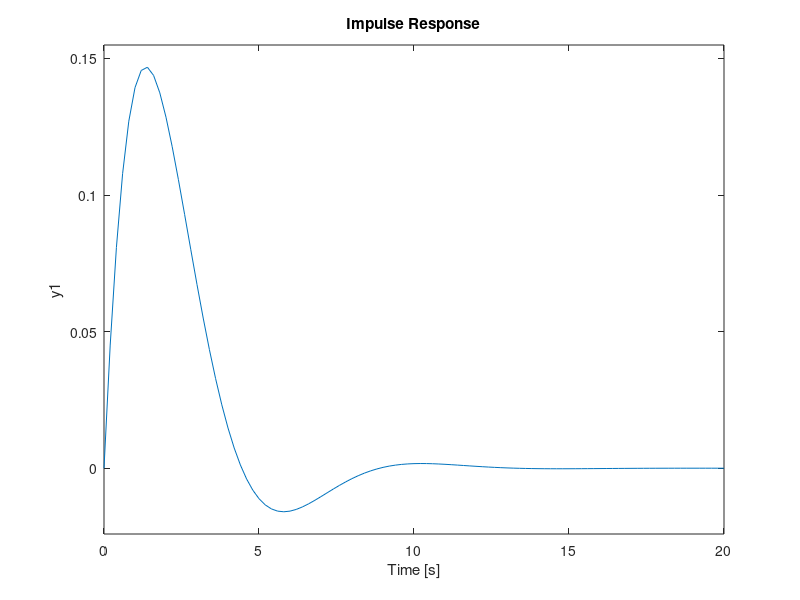
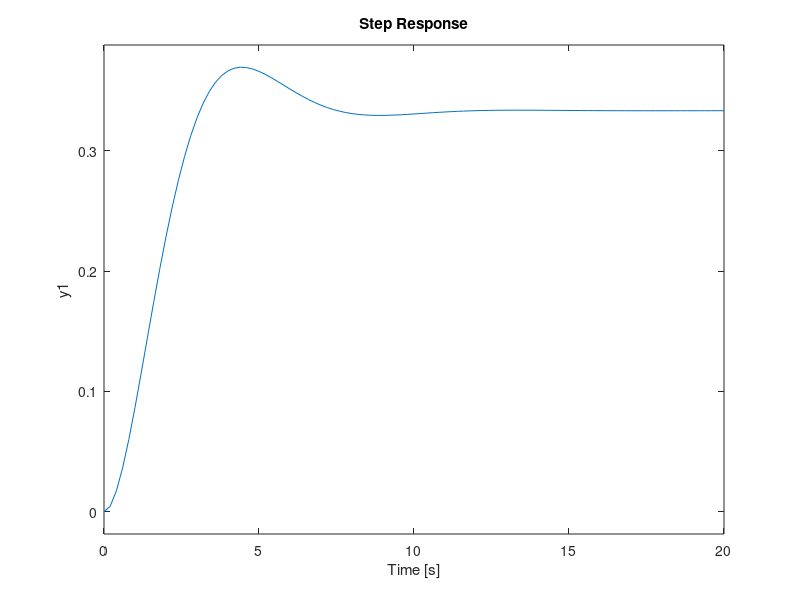
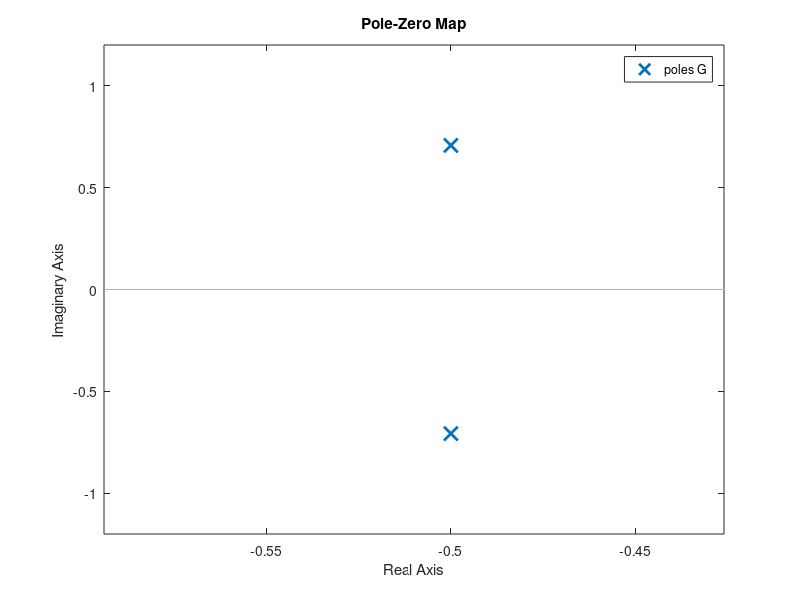
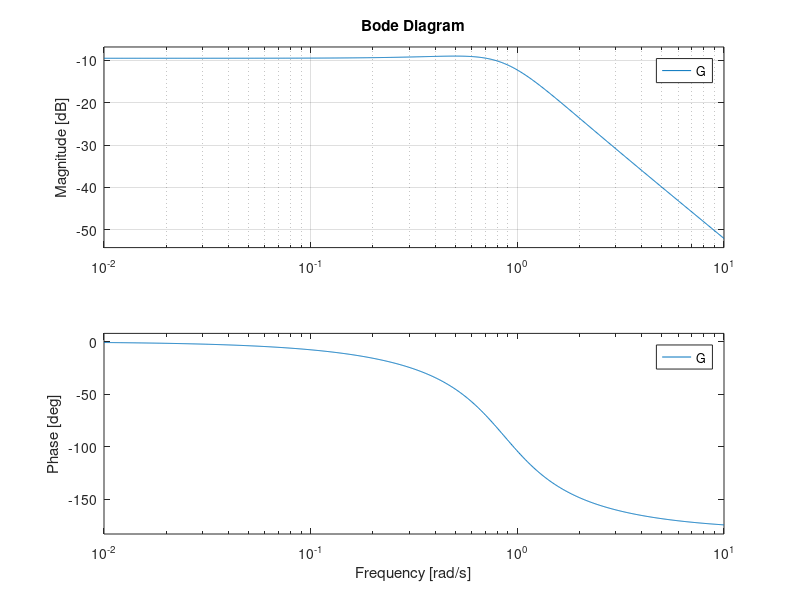

Recreate these plots in MATLAB, in order. (Note: this script raises an error after producing the figures.)
%ELE515 ÖDEV3 Doruk Bilgi 221211041
close all;
clear all;
clc;
%SORU1
%SORU1-a)
%Sistemin durum uzayı gösterimi ve transfer fonksiyonu hesaplanmıştır.
%[dVC1/dt;diL1/dt]=[-1/C1*R1 -1/C1;1/L1 -R2/L1]*[VC1;iL1]+[1/C1*R1;0]*V1;
%VR2=[0 R2][VC1;iL1]+[0]V1;
%TF = (R2/L1*R1*C1)/(s^2+s*((L1+R1*R2*C1)/L1*C1*R1)+(R1+R2/L1*R1*C1))
%Sorunun devamında R1 = 2, R2 = 1, C1 = 1, L1 = 2 değerleri kullanılmaktadır. 

%SORU1-b)
R1 = 2;%R1 parametresi.
R2 = 1;%R2 parametresi.
C1 = 1;%C1 parametresi.
L1 = 2;%L1 parametresi.
Am = [-1/(C1*R1) -1/C1;1/L1 -R2/L1];
Bm = [1/(C1*R1);0];
Cm = [0 R2];
Dm = 0;
G = ss(Am,Bm,Cm,Dm);%Durum uzayı gösteriminin G'ye kaydedilmesi.
Gtf=tf(G);%G durum uzayının transfer fonksiyonu Gtf. Elle elde edilmiş sonuç ile tutarlıdır.
impulse(G);%Birim dürtü cevabının çizdirilmesi.
grid;
figure;
step(G);%Birim basamak cevabının çizdirilmesi.
grid;
figure;
pzmap(G);%Kutup ve sıfırlarının çizdirilmesi.
grid;
figure;
bode(G);%Bode grafiğinin çizdirilmesi. Frekans Cevabı.
grid;

%SORU1-c)
%sisotool(G);%sisotool ile istenilen değerlerde pid kontrolcü 
%tasarlanmıştır ve export edilmiştir. Tasarlanan kontrolcü
%2.9165*(1+1.2*s)*(1+1.3*s)/(s*(1+0.33*s)) şeklindedir.
s=tf('s');
C_SORU1_PID=2.9165*(1+1.2*s)*(1+1.3*s)/(s*(1+0.33*s));%PID kontrolcü.
%pid(C_SORU1_PID);%Tasarlanmış olan kontrolcünün katsayıları komut ekranında gösterilmektedir. D terimi için filtre de kullanılmıştır.
GclSORU1PID = feedback(G*C_SORU1_PID,1);%GclSORU1PID Kapalı çevrim sisteminin oluşturulması.
figure;
step(GclSORU1PID);%GclSORU1PID Kapalı çevrim sisteminin birim basamak cevabının çizdirilmesi.
legend('GclSORU1PID (PID kontrolcü (c))');%Eğrinin isimlendirilmesi.
grid;
% figure;
% impulse(GclSORU1PID);%GclSORU1LQI Kapalı çevrim sisteminin birim dürtü cevabının çizdirilmesi.
% grid;
% n = length(GclSORU1PID.A); % Durum vektörü sayısı
% initial(GclSORU1PID,ones(n,1)); % İlk durum cevabını çizdir

%SORU1-d)
%LQI kontrolcü ile c) şıkkının tekrarlanması.
%doc lqi blok diyagram incelenmiştir.
Q=10*eye(3);%Regülasyonun hızlanması için "Q" arttırılmalı.(2 sistem durumu + 1 integralci durumu)
R=1;%Az enerji harcanması için "R" arttırılmalı.  
K=lqi(G,Q,R);%Kazanç matrisinin oluşturulması.
K1=K(1:2);%Sistem durumlarının (Vc1, iL1) kazancı.
K2=K(3);%İntegralci durumunun kazancı. (1/s Integrator)
G1=ss(Am-Bm*K1,-Bm*K2,Cm-Dm*K1,-Dm*K2);%G1 sisteminin oluşturulması.
Gi=1/s;%Integrator bloğununun Gi değişkenine tanımlanması.
GclSORU1LQI=feedback(G1*Gi,1);%GclSORU1LQI kapalı çevrim sisteminin oluşturulması.
figure;
step(GclSORU1LQI);%GclSORU1LQI Kapalı çevrim sisteminin birim basamak cevabının çizdirilmesi.
legend('GclSORU1LQI (LQI kontrolcü (d))');%Eğrinin isimlendirilmesi
grid;
% figure;
% impulse(GclSORU1LQI);%GclSORU1LQI Kapalı çevrim sisteminin birim dürtü cevabının çizdirilmesi.
% grid;
% n = length(GclSORU1LQI.A); % Durum vektörü sayısı
% initial(GclSORU1LQI,ones(n,1)); % İlk durum cevabını çizdir

%SORU1-e)
%Sistemin girişine ve çıkışına gürültü karıştığı durumu gözlemlemek için
%kare dalga sinyali oluşturulmuştur.
T=5;%Örnekleme periyodu.
t=linspace(0,5*T,1000);%Zaman ekseninin oluşturulması.
u=square(2*pi*1/T*t);%Kare dalga sinyalinin oluşturulması.
y=lsim(G,u,t);%G sisteminin kare dalga girişe olan tepksi.
figure;
plot(t,u,t,y,'linewidth',2);%Giriş-Çıkış sinyallerininin çizdirilmesi.
legend('Giriş','Çıkış');%Sinyallerin isimlendirilmesi.
xlabel('t(s)');%Zaman ekseninin isimlendirilmesi
title('Kare dalga giriş ve Kare dalga tepkisi çıkış (Sistem G)');%İlgili başlığın grafiğe eklenmesi.
sysTum=ss(Am,[Bm Bm],Cm,[Dm Dm]);%Gürültülerin durum uzayı gösterimine eklenmesi için tümleşik sistemin oluşturulması. 
figure;
lsim(sysTum,[u(:) y(:)],t);%Tümleşik sistemin gürültüsüz sinyallere tepkisi.
title('Kare dalga giriş ve Kare dalga tepkisi çıkış (Sistem sysTum)');%İlgili başlığın grafiğe eklenmesi.
a=0.1;%standart sapma=0.1
b=0;%ortalama=0
noise_giris=a.*randn(size(u))+b;%giriş için gürültü
noise_cikis=a.*randn(size(y))+b;%çıkış için gürültü
%mean() ve std() komutları ile sinyallerin ortalama ve standart sapma
%değerleri kontrol edilmektedir.
u2=u+noise_giris;%gürültülü giriş sinyali
y2=y+noise_cikis;%gürültülü çıkış sinyali
figure;
lsim(sysTum,[u2(:) y2(:)],t);%Tümleşik sistemin gürültülü sinyallere tepkisi.
title('Gültülü Kare dalga giriş ve Gürültülü Kare dalga tepkisi çıkış (Sistem sysTum)');%İlgili başlığın grafiğe eklenmesi.
%Tasarlanmış olan PID kontrolcü ile sistemin gürültülere karşı tepkisi analiz edilmektedir.(C_SORU1_PID)
% figure;
% lsim(feedback(sysTum*C_SORU1_PID,1,1,1),[u(:) y(:)],t);%PID kontrolcü ile tümleşik sistemin kapalı çevrim sisteminin gürültüsüz sinyallere tepkisi.
% title('PID kontrolcü gürültüsüz giriş-çıkış (Sistem sysTum)');%İlgili başlığın grafiğe eklenmesi.
figure;
lsim(feedback(sysTum*C_SORU1_PID,1,1,1),[u2(:) y2(:)],t);%PID kontrolcü ile tümleşik sistemin kapalı çevrim sisteminin gürültülü sinyallere tepkisi.
title('PID kontrolcü gürültülü giriş-çıkış (Sistem sysTum)');%İlgili başlığın grafiğe eklenmesi.
%Tasarlanmış olan LQI kontrolcü ile sistemin gürültülere karşı tepkisi analiz edilmektedir.(C_SORU1_PID)
sysTum_1 = ss(Am-[Bm Bm].*K1,-[Bm Bm].*K2,Cm-[Dm Dm].*K1,-[Dm Dm].*K2);
% figure;
% lsim(feedback(sysTum_1*Gi,1,1,1),[u(:) y(:)],t);%LQI kontrolcü ile tümleşik sistemin kapalı çevrim sisteminin gürültüsüz sinyallere tepkisi.
% title('LQI kontrolcü gürültüsüz giriş-çıkış (Sistem sysTum1)');%İlgili başlığın grafiğe eklenmesi.
figure;
lsim(feedback(sysTum_1*Gi,1,1,1),[u2(:) y2(:)],t);%LQI kontrolcü ile tümleşik sistemin kapalı çevrim sisteminin gürültülü sinyallere tepkisi.
title('LQI kontrolcü gürültülü giriş-çıkış (Sistem sysTum1)');%İlgili başlığın grafiğe eklenmesi.

%SORU1-f)
%Farklı ortalama ve standart sapma değerleri için simülasyonlar
%tekrarlanmaktadır.
a=0.1;%standart sapma=0.1
b=1;%ortalama=1
noise_giris=a.*randn(size(u))+b;%giriş için gürültü
noise_cikis=a.*randn(size(y))+b;%çıkış için gürültü
u2=u+noise_giris;%gürültülü giriş sinyali
y2=y+noise_cikis;%gürültülü çıkış sinyali
figure;
lsim(feedback(sysTum*C_SORU1_PID,1,1,1),[u2(:) y2(:)],t);%PID test
title('PID kontrolcü gürültülü giriş-çıkış (a=0.1 b=1)');%İlgili başlığın grafiğe eklenmesi.
figure;
lsim(feedback(sysTum_1*Gi,1,1,1),[u2(:) y2(:)],t);%LQI test
title('LQI kontrolcü gürültülü giriş-çıkış (a=0.1 b=1)');%İlgili başlığın grafiğe eklenmesi.

a=0.5;%standart sapma=0.5
b=0;%ortalama=0
noise_giris=a.*randn(size(u))+b;%giriş için gürültü
noise_cikis=a.*randn(size(y))+b;%çıkış için gürültü
u2=u+noise_giris;%gürültülü giriş sinyali
y2=y+noise_cikis;%gürültülü çıkış sinyali
figure;
lsim(feedback(sysTum*C_SORU1_PID,1,1,1),[u2(:) y2(:)],t);%PID test
title('PID kontrolcü gürültülü giriş-çıkış (a=0.5 b=0)');%İlgili başlığın grafiğe eklenmesi.
figure;
lsim(feedback(sysTum_1*Gi,1,1,1),[u2(:) y2(:)],t);%LQI test
title('LQI kontrolcü gürültülü giriş-çıkış (a=0.5 b=0)');%İlgili başlığın grafiğe eklenmesi.

a=5;%standart sapma=5
b=0;%ortalama=0
noise_giris=a.*randn(size(u))+b;%giriş için gürültü
noise_cikis=a.*randn(size(y))+b;%çıkış için gürültü
u2=u+noise_giris;%gürültülü giriş sinyali
y2=y+noise_cikis;%gürültülü çıkış sinyali
figure;
lsim(feedback(sysTum*C_SORU1_PID,1,1,1),[u2(:) y2(:)],t);%PID test
title('PID kontrolcü gürültülü giriş-çıkış (a=5 b=0)');%İlgili başlığın grafiğe eklenmesi.
figure;
lsim(feedback(sysTum_1*Gi,1,1,1),[u2(:) y2(:)],t);%LQI test
title('LQI kontrolcü gürültülü giriş-çıkış (a=5 b=0)');%İlgili başlığın grafiğe eklenmesi.

%SORU1-g)
%Sistem için durum gözleyicisi tasarlanmaktadır.
L=place(G.A,G.B,[-2 -2.1]);%Durum geri beslemesi kazancı oluşturulması.%u=-Kx için Sistem kazancı L'yi bul.
Gest=estim(G,L',1,1);%Gözleyici tahmini yapılması.
T=10;%örnekleme periyodu.
t=linspace(0,4*T,1000);%t zaman vektörü.
u=5*square(2*pi*1/T*t);%u kare dalga giriş sinyali
x0=[1;1];%G sistemi için ilk değer.
[y,t,x]=lsim(G,u,t,x0);%Kare dalga giriş için G için sistem durumlarının bulunması.
xe0=[0;0];%Gest sistemi için ilk değer.
[ye,te,xe]=lsim(Gest,[u(:) y(:)],t,xe0);%Kare dalga giriş için Gest için sistem durumlarının bulunması.
figure;
subplot(4,1,1);
plot(t,x,t,xe,'linewidth',2);%G ve Ge için durumların çizdirilmesi.
legend('Vc1','iL1');%sinyallerin isimlendirilmesi.
xlabel('t(s)');%x ekseninin isimlendirilmesi.
grid;
title('Tüm durumlar');%İlgili başlığın grafiğe eklenmesi.
subplot(4,1,2);
plot(t,u,'linewidth',2);%Kare dalga girişin çizidirilmesi.
xlabel('t(s)');%x ekseninin isimlendirilmesi.
legend('u');%Sinyalin isimlendirilmesi.
grid;
Gc=ss(Am-Bm*L,zeros(size(Bm)),Cm-Dm*L,zeros(size(Dm)));%Gc kapalı çevrim sistemi oluşturulması.
n=length(Gc.A);%Durum sayısı
[y,t,x]=initial(Gc,ones(n,1));%İlk değer cevabının hesaplanması. (Durumlar x)
subplot(4,1,3);
plot(t,x,'linewidth',2);%Tüm durumların (x) çizdirilmesi.
title('Tüm Durumlar');%İlgili başlığın grafiğe eklenmesi.
xlabel('t(s)');%x ekseninin isimlendirilmesi.
ylabel('x(t)');%y ekseninin isimlendirilmesi.
legend('VC1','iL1');%Eğrinin isimlendirilmesi.
grid;
subplot(4,1,4);
plot(t,-L.*x,'linewidth',2);%u=-K*x çizdirilmesi.
legend('u=-K*x');%Eğrinin isimlendirilmesi.
xlabel('t(s)');%x ekseninin isimlendirilmesi.
ylabel('u(t)');%y ekseninin isimlendirilmesi.
grid;
%Beklendiği gibi sistem cevabı sıfıra gitmektedir.
%t=3sn'de sistemin durumları oturmaktadır.

%SORU1-h)
%C şıkkında tasarlanmış olan PID kontrolcü (C_SORU1_PID=2.9165*(1+1.2*s)*(1+1.3*s)/(s*(1+0.33*s));)
%ile tasarlanmış olan kapalı çevrim sistemi GclSORU1PID ele alınmıştır.
%Gözleyici tabanlı durum geribeslemesi regülasyonu yapılmıştır. Gc
%oluşturulmuştur ve PID kontrolcünün istenilen şekilde çalıştığı
%gözlemlenmiştir.
GclSORU1PID.u='u';%KÇTF giriş.
GclSORU1PID.y='y';%KÇTF çıkış.
Gest.u = {'u','y'};%Gözleyici giriş.
Gest.y = {'ye','x1e','x2e'};%Gözleyici çıkış.
sysK = ss(-L);%kazanç bloğunun durum uzayı gösterimi.
sysK.u = {'x1e','x2e'};%Kazanç bloğu için giriş çıkış. (Sistem durumları)
sysK.y='SysKy';%kazanç bloğunun çıkışı.
sysSum=sumblk('u=z+sysKy');%Toplam bloğu oluşturulması.
Gc_PID=connect(GclSORU1PID,Gest,sysK,sysSum,'z',{'y','u'});%Gc_PID sisteminin oluşturulması.
x0=[1;1;1;1];%Gc_PID için ilk değerler.
[yu,t,x]=initial(Gc_PID,x0);%response to initial conditions.
figure;
subplot(2,1,1)
plot(t,x,'linewidth',2);%Sistem durumlarının çizdirilmesi.
grid;
title('Tüm Durumların ilk değer cevabı (PID Kontrolcü + Gözleyici)');
xlabel('t(s)');
ylabel('Amplitude');
subplot(2,1,2);
u=yu(:,1);%Çıkışa verilen voltajın tutulması.
plot(t,u,'linewidth',2);%Çıkışa verilen voltajın çizdirilmesi.
title('Çıkışa verilen voltajın ilk değer cevabı');%İlgili başlığın grafiğe eklenmesi.
xlabel('t(s)');%x ekseninin isimlendirilmesi.
ylabel('Amplitude');%y ekseninin isimlendirilmesi.
grid;
figure;
step(Gc_PID);%Kontrolcü istenilen şekilde çalışmaktadır.
grid;
figure;
pzmap(Gc_PID);%Gc sistemi kararlıdır. Kutuplar sanal eksenin solundadır. Kullanılan kmontrolcünün ve gözleyicinin sağlaması yapılmıştır.
grid;

%SORU1-i)
%d şıkkında tasarlanmış olan LQI kontrolcü ile oluşturulmuş olan kapalı
%çevrim sistemi GclSORU1LQI'dir. Gözleyici tabanlı durum geribeslemesi regülasyonu yapılmıştır.
%Gc oluşturulmuştur ve LQI kontrolcünün istenilen şekilde çalıştığı gözlemlenmiştir
GclSORU1LQI.u='u';%KÇTF giriş.
GclSORU1LQI.y='y';%KÇTF çıkış.
Gest.u = {'u','y'};%Gözleyici giriş.
Gest.y = {'ye','x1e','x2e'};%%Gözleyici çıkış.
sysK = ss(-L);%kazanç bloğunun durum uzayı gösterimi.
sysK.u = {'x1e','x2e'};%Kazanç bloğu için giriş çıkış. (Sistem durumları)
sysK.y='SysKy';%kazanç bloğunun çıkışı.
sysSum=sumblk('u=z+sysKy');%Toplam bloğu oluşturulması.
Gc_LQI=connect(GclSORU1LQI,Gest,sysK,sysSum,'z',{'y','u'});%Gc sisteminin oluşturulması.
x0=[1;1;1];%Gc_LQI için ilk değerler.
[yu,t,x]=initial(Gc_LQI,x0);%response to initial conditions.
figure;
subplot(2,1,1)
plot(t,x,'linewidth',2);%Durumların ilk tepksini çizdir.
grid;
title('Tüm Durumların ilk değer cevabı (LQI Kontrolcü + Gözleyici)');%İlgili başlığın grafiğe eklenmesi.
xlabel('t(s)');%x ekseninin isimlendirilmesi.
ylabel('Amplitude');%y ekseninin isimlendirilmesi.
subplot(2,1,2);
u1=yu(:,1);%Çıkışı verilen voltajın tutulması.
plot(t,u1,'linewidth',2);
title('Çıkışa verilen voltajın ilk değer cevabı');%İlgili başlığın grafiğe eklenmesi.
xlabel('t(s)');%x ekseninin isimlendirilmesi.
ylabel('Amplitude');%y ekseninin isimlendirilmesi.
grid;
figure;
step(Gc_LQI);%Kontrolcü istenilen şekilde çalışmaktadır.
grid;
figure;
pzmap(Gc_LQI);%Gc_LQI sistemi kararlıdır. Kutuplar sanal eksenin solundadır. Kullanılan kmontrolcünün sağlaması yapılmıştır.
grid;

%SORU1-k)
%Sistemin girişine ve çıkışına ortalaması 0 ve standart sapması 0.05 olan
%gürültü karıştığı durum için h ve i şıkkında yapılan işlemler
%tekrarlanmıştır.
T=5;%Örnekleme periyodu.
t=linspace(0,5*T,1000);%Zaman ekseninin oluşturulması.
u=square(2*pi*1/T*t);%Kare dalga sinyalinin oluşturulması.
y=lsim(G,u,t);%G sisteminin kare dalga girişe olan tepksi y değerine kaydedilmektedir.
a=0.05;%standart sapma=0.05
b=0;%ortalama=0
noise_giris=a.*randn(size(u))+b;%gürültülü giriş sinyali
noise_cikis=a.*randn(size(y))+b;%gürültülü çıkış sinyali
u2=u+noise_giris;%Gürültülü giriş.
y2=y+noise_cikis;%Gürültülü çıkış.
clPID=feedback(sysTum*Gc_PID,1);%clPID üst sistem.
figure;%PID
lsim(clPID,u2,t);%clPID kare dalga simülasyon.
hold on;
plot(t,y2,'Color', [.7 .7 .7]);
title('clPID std=0.05');%İlgili başlığın grafiğe eklenmesi.
clLQI=feedback(sysTum_1*Gc_LQI,1);%clLQI alt sistem.
figure;%LQI
lsim(clLQI,u2,t);%clLQI kare dalga simülasyon.
hold on;
plot(t,y2,'Color', [.7 .7 .7]);
title('clLQI std=0.05');%İlgili başlığın grafiğe eklenmesi.

%SORU1-l)
a=0.5;%standart sapma=0.5
b=0;%ortalama=0
noise_giris=a.*randn(size(u))+b;%Gürültünün oluşturulması.
noise_cikis=a.*randn(size(y))+b;%Gürültünün oluşturulması.
u2=u+noise_giris;%gürültülü giriş sinyali
y2=y+noise_cikis;%gürültülü çıkış sinyali
clPID=feedback(sysTum*Gc_PID,1);%clPID kapalı çevrim sisteminin elde edilmesi.
figure;
lsim(clPID,u2,t);%gürültülü PID simülasyon.
hold on;
plot(t,y2,'Color', [.7 .7 .7]);
title('clPID std=0.5');
clLQI=feedback(sysTum_1*Gc_LQI,1);%clLQI kapalı çevrim sisteminin elde edilmesi.
figure;%LQI simülasyon
lsim(clLQI,u2,t);
hold on;
plot(t,y2,'Color', [.7 .7 .7]);
title('clLQI std=0.5');
a=5;%standart sapma=5
b=0;%ortalama=0
noise_giris=a.*randn(size(u))+b;%Gürültünün oluşturulması.
noise_cikis=a.*randn(size(y))+b;%Gürültünün oluşturulması.
u2=u+noise_giris;%gürültülü giriş sinyali
y2=y+noise_cikis;%gürültülü çıkış sinyali
clPID=feedback(sysTum*Gc_PID,1);%clPID kapalı çevrim oluşturulması.
figure;
lsim(clPID,u2,t);%gürültülü PID simülasyon.
hold on;
plot(t,y2,'Color', [.7 .7 .7]);
title('clPID std=5');
clLQI=feedback(sysTum_1*Gc_LQI,1);
figure;
lsim(clLQI,u2,t);
hold on;
plot(t,y2,'Color', [.7 .7 .7]);
title('clLQI std=5');

%SORU1-m)
%Kalman filtresi modele ve ölçümlere eşit güvenen filtre.
Q_kalman=10;%Process gürültüsü (modelleme sıkıntıları)
R_kalman=10;%Ölçüm gürültüsü (ölçüm sıkıntıları)
Kest1=kalman(sysTum,Q_kalman,R_kalman);%Kalman Filtresi.
figure;
lsim(Kest1,[u(:) y(:)],t);%Gürültüsüz kalman filtresi test (Kare dalga giriş) 
a=0.1;%standart sapma=0.1
b=0;%ortalama=0
noise_giris=a.*randn(size(u))+b;%gürültülü giriş sinyali
noise_cikis=a.*randn(size(y))+b;%gürültülü çıkış sinyali
u2=u+noise_giris;
y2=y+noise_cikis;
figure;
lsim(Kest1,[u2(:) y2(:)],t);%Gürültülü kalman filtresi test (Kare dalga giriş) 
T=5;%Örnekleme periyodu.
t=linspace(0,5*T,1000);%Zaman ekseninin oluşturulması.
u=sin(2*pi*1/T*t);
figure;
lsim(Kest1,[u(:) y(:)],t);%Gürültüsüz kalman filtresi test (Sinüs dalga giriş) 
a=0.1;%standart sapma=0.1
b=0;%ortalama=0
noise_giris=a.*randn(size(u))+b;%gürültülü giriş sinyali
noise_cikis=a.*randn(size(y))+b;%gürültülü çıkış sinyali
u2=u+noise_giris;
y2=y+noise_cikis;
figure;
lsim(Kest1,[u2(:) y2(:)],t);%Gürültülü kalman filtresi test (Kare dalga giriş) 

%SORU1-n)
%C şıkkında tasarlanmış olan PID kontrolcü (C_SORU1_PID=2.9165*(1+1.2*s)*(1+1.3*s)/(s*(1+0.33*s));)
%ile tasarlanmış olan kapalı çevrim sistemi GclSORU1PID ele alınmıştır.
%Kalaman filtresi gözleyici tabanlı durum geribeslemesi regülasyonu yapılmıştır. Gc
%oluşturulmuştur ve PID kontrolcünün istenilen şekilde çalıştığı
%gözlemlenmiştir.
GclSORU1PID.u='u';
GclSORU1PID.y='y';
Kest1.u = {'u','y'};%Kalman Gözleyici giriş.
Kest1.y = {'ye','x1e','x2e'};%Kalman Gözleyici çıkış.
sysK = ss(-L);
sysK.u = {'x1e','x2e'};
sysK.y='SysKy';
sysSum=sumblk('u=z+sysKy');%sumblk komutu ile blokların toplanması.
Gc_PID_kalman=connect(GclSORU1PID,Kest1,sysK,sysSum,'z',{'y','u'});%Gc_PID_kalman sisteminin oluşturulması.
x0=[1;1;1;1];
[yu,t,x]=initial(Gc_PID_kalman,x0);%response to initial conditions.
figure;
subplot(2,1,1)
plot(t,x,'linewidth',2);%Durumların ilk değer tepksinin çizdirilmesi.
grid;
title('Tüm Durumlar (PID Kontrolcü + Kalman)');%İlgili başlığın grafiğe eklenmesi.
xlabel('t(s)');%x ekseninin isimlendirilmesi.
ylabel('Amplitude');%y ekseninin isimlendirilmesi.
subplot(2,1,2);
u=yu(:,1);
plot(t,u,'linewidth',2);%Çıkış voltajının çizdirilmesi.
title('Çıkışa verilen voltajın ilk değer cevabı');%İlgili başlığın grafiğe eklenmesi.
xlabel('t(s)');%x ekseninin isimlendirilmesi.
ylabel('Amplitude');%y ekseninin isimlendirilmesi.
grid;
figure;
step(Gc_PID_kalman);%Kontrolcü istenilen şekilde çalışmaktadır.
grid;
figure;
pzmap(Gc_PID_kalman);%Gc_PID_kalman sistemi kararlıdır. Kutuplar sanal eksenin solundadır. Kullanılan kmontrolcünün sağlaması yapılmıştır.
grid;

%SORU1-o)
%d şıkkında tasarlanmış olan LQI kontrolcü ile oluşturulmuş olan kapalı
%çevrim sistemi GclSORU1LQI'dir. Kalman filtresi gözleyici tabanlı durum geribeslemesi regülasyonu yapılmıştır.
%Gc oluşturulmuştur ve LQI kontrolcünün istenilen şekilde çalıştığı gözlemlenmiştir
GclSORU1LQI.u='u';%KÇTF giriş.
GclSORU1LQI.y='y';%KÇTF çıkış.
Kest1.u = {'u','y'};%Gözleyici giriş.
Kest1.y = {'ye','x1e','x2e'};%%Gözleyici çıkış.
sysK = ss(-L);%L kazanç için durum uzayı gösterimi elde edilmesi.
sysK.u = {'x1e','x2e'};
sysK.y='SysKy';
sysSum=sumblk('u=z+sysKy');%sumblk komutu ile blokların toplanması.
Gc_LQI_kalman=connect(GclSORU1LQI,Kest1,sysK,sysSum,'z',{'y','u'});%Gc sisteminin oluşturulması.
x0=[1;1;1];
[yu,t,x]=initial(Gc_LQI_kalman,x0);%response to initial conditions.
figure;
subplot(2,1,1)
plot(t,x,'linewidth',2);%Durumların ilk değer tepkisnin çizdirilmesi.
grid;
title('Tüm Durumlar (LQI Kontrolcü + Kalman)');%İlgili başlığın grafiğe eklenmesi.
xlabel('t(s)');%x ekesninin isimlendirilmesi.
ylabel('Amplitude');%y ekesninin isimlendirilmesi.
subplot(2,1,2);
u1=yu(:,1);%Çıkış voltajının çizdirilmesi.
plot(t,u1,'linewidth',2);
title('Çıkışa verilen voltaj');%İlgili başlığın grafiğe eklenmesi.
xlabel('t(s)');%x ekesninin isimlendirilmesi.
ylabel('Amplitude');%y ekesninin isimlendirilmesi.
grid;
figure;
step(Gc_LQI_kalman);%Kontrolcü istenilen şekilde çalışmaktadır.
grid;
figure;
pzmap(Gc_LQI_kalman);%Gc_LQI_kalman sistemi kararlıdır. Kutuplar sanal eksenin solundadır. Kullanılan kmontrolcünün sağlaması yapılmıştır.
grid;

%SORU1-q)
%Sistemin girişine ve çıkışına ortalaması 0 ve standart sapması 0.05 olan
%gürültü karıştığı durum için n ve o şıkkında tasarlanmış kontrolcüler test
%edilmektedir.
T=5;%Örnekleme periyodu.
t=linspace(0,5*T,1000);%Zaman ekseninin oluşturulması.
u=square(2*pi*1/T*t);%Kare dalga sinyalinin oluşturulması.
y=lsim(G,u,t);%G sisteminin kare dalga girişe olan tepksi y değerine kaydedilmektedir.
a=0.05;%standart sapma=0.05
b=0;%ortalama=0
noise_giris=a.*randn(size(u))+b;%Gürültü oluşturulması.
noise_cikis=a.*randn(size(y))+b;%Gürültü oluşturulması.
u2=u+noise_giris;%gürültülü çıkış sinyali
y2=y+noise_cikis;%gürültülü giriş sinyali
clPID_kalman=feedback(sysTum*Gc_PID_kalman,1);%clPID_kalman kapalı çevrim elde edilmesi.
figure;
lsim(clPID_kalman,u2,t);%gürültü altında clPID_kalman simülasyonu.
hold on;
plot(t,y2,'Color', [.7 .7 .7]);
title('clPID kalman std=0.05');%İlgili başlığın grafiğe eklenmesi.
clLQI_kalman=feedback(sysTum_1*Gc_LQI_kalman,1);%clLQI_kalman kapalı çevrim sisteminin oluşturulması.
figure;
lsim(clLQI_kalman,u2,t);%gürültülü clLQI_kalman simülasyonu.
hold on;
plot(t,y2,'Color', [.7 .7 .7]);
title('clLQI kalman std=0.05');

%SORU1-r)
a=0.5;%standart sapma=0.5
b=0;%ortalama=0
noise_giris=a.*randn(size(u))+b;%gürültülü giriş sinyali
noise_cikis=a.*randn(size(y))+b;%gürültülü çıkış sinyali
u2=u+noise_giris;
y2=y+noise_cikis;
clPID_kalman=feedback(sysTum*Gc_PID_kalman,1);%clPID_kalman kapalı çevriminin oluşturulması.
figure;%PID
lsim(clPID_kalman,u2,t);%gürültü altında clPID_kalman simülasyonu.
hold on;
plot(t,y2,'Color', [.7 .7 .7]);
title('clPID kalman std=0.5');
clLQI_kalman=feedback(sysTum_1*Gc_LQI_kalman,1);%clLQI_kalman kapalı çevriminin oluşturulması.
figure;%LQI
lsim(clLQI_kalman,u2,t);%gürültü altında clLQI_kalman simülasyonu.
hold on;
plot(t,y2,'Color', [.7 .7 .7]);
title('clLQI kalman std=0.5');
a=5;%standart sapma=5
b=0;%ortalama=0
noise_giris=a.*randn(size(u))+b;
noise_cikis=a.*randn(size(y))+b;
u2=u+noise_giris;%gürültülü giriş sinyali
y2=y+noise_cikis;%gürültülü çıkış sinyali
clPID_kalman=feedback(sysTum*Gc_PID_kalman,1);%clPID_kalman kapalı çevriminin oluşturulması.
figure;
lsim(clPID_kalman,u2,t);%gürültü altında clPID_kalman simülasyonu.
hold on;
plot(t,y2,'Color', [.7 .7 .7]);
title('clPID kalman std=5');%İlgili başlığın grafiğe eklenmesi.
clLQI_kalman=feedback(sysTum_1*Gc_LQI_kalman,1);%clLQI_kalman kapalı çevriminin oluşturulması.
figure;
lsim(clLQI_kalman,u2,t);%gürültü altında clLQI_kalman simülasyonu.
hold on;
plot(t,y2,'Color', [.7 .7 .7]);
title('clLQI kalman std=5');%İlgili başlığın grafiğe eklenmesi.

%SORU1-s)
%Farklı gürültü örneklerinde LQI ve Kalman için farklı Q ve R değerleri kullanılmıştır. 
%Gürültü Örnek - 1-1
a=1;%standart sapma=0.2
b=0;%ortalama=0
noise_giris=a.*randn(size(u))+b;
noise_cikis=a.*randn(size(y))+b;
u2=u+noise_giris;%gürültülü giriş sinyali
y2=y+noise_cikis;%gürültülü çıkış sinyali
%LQI Kontrolcü Tasarım 1-1
Q=1000*eye(3);%Regülasyonun hızlanması için "Q" arttırılmalı.(2 sistem durumu + 1 integralci durumu)
R=1000;%Az enerji harcanması için "R" arttırılmalı.  
K=lqi(G,Q,R);%Kazanç matrisinin oluşturulması.
K1=K(1:2);%Sistem durumlarının (Vc1, iL1) kazancı.
K2=K(3);%İntegralci durumunun kazancı. (1/s Integrator)
G1=ss(Am-Bm*K1,-Bm*K2,Cm-Dm*K1,-Dm*K2);%G1 sisteminin oluşturulması.
Gi=1/s;%Integrator bloğununun Gi değişkenine tanımlanması.
GclSORU1LQI=feedback(G1*Gi,1);%GclSORU1LQI kapalı çevrim sisteminin oluşturulması.
%Kalman Filtresi Tasarım 1-1
Q_kalman=1;%Process gürültüsü (modelleme sıkıntıları)
R_kalman=1;%Ölçüm gürültüsü (ölçüm sıkıntıları)
Kest1=kalman(sysTum,Q_kalman,R_kalman);
GclSORU1LQI.u='u';%KÇTF giriş.
GclSORU1LQI.y='y';%KÇTF çıkış.
Kest1.u = {'u','y'};%Gözleyici giriş.
Kest1.y = {'ye','x1e','x2e'};%%Gözleyici çıkış.
sysK = ss(-L);
sysK.u = {'x1e','x2e'};
sysK.y='SysKy';
sysSum=sumblk('u=z+sysKy');
Gc_LQI_kalman=connect(GclSORU1LQI,Kest1,sysK,sysSum,'z',{'y','u'});%Gc sisteminin oluşturulması.
clLQI_kalman=feedback(sysTum_1*Gc_LQI_kalman,1);
figure;
lsim(clLQI_kalman,u2,t);
hold on;
plot(t,y2,'Color', [.7 .7 .7]);
title('1-1) std=1 Q=1000 R=1000 Qkalman=1 Rkalman=1');
%Gürültü Örnek - 1-2
a=1;%standart sapma=0.2
b=0;%ortalama=0
noise_giris=a.*randn(size(u))+b;%gürültülü giriş sinyali
noise_cikis=a.*randn(size(y))+b;%gürültülü çıkış sinyali
u2=u+noise_giris;
y2=y+noise_cikis;
%LQI Kontrolcü Tasarım 1-2
Q=eye(3);%Regülasyonun hızlanması için "Q" arttırılmalı.(2 sistem durumu + 1 integralci durumu)
R=1;%Az enerji harcanması için "R" arttırılmalı.  
K=lqi(G,Q,R);%Kazanç matrisinin oluşturulması.
K1=K(1:2);%Sistem durumlarının (Vc1, iL1) kazancı.
K2=K(3);%İntegralci durumunun kazancı. (1/s Integrator)
G1=ss(Am-Bm*K1,-Bm*K2,Cm-Dm*K1,-Dm*K2);%G1 sisteminin oluşturulması.
Gi=1/s;%Integrator bloğununun Gi değişkenine tanımlanması.
GclSORU1LQI=feedback(G1*Gi,1);%GclSORU1LQI kapalı çevrim sisteminin oluşturulması.
%Kalman Filtresi Tasarım 1-2
Q_kalman=1000;%Process gürültüsü (modelleme sıkıntıları)
R_kalman=1000;%Ölçüm gürültüsü (ölçüm sıkıntıları)
Kest1=kalman(sysTum,Q_kalman,R_kalman);
GclSORU1LQI.u='u';%KÇTF giriş.
GclSORU1LQI.y='y';%KÇTF çıkış.
Kest1.u = {'u','y'};%Gözleyici giriş.
Kest1.y = {'ye','x1e','x2e'};%%Gözleyici çıkış.
sysK = ss(-L);
sysK.u = {'x1e','x2e'};
sysK.y='SysKy';
sysSum=sumblk('u=z+sysKy');
Gc_LQI_kalman=connect(GclSORU1LQI,Kest1,sysK,sysSum,'z',{'y','u'});%Gc sisteminin oluşturulması.
clLQI_kalman=feedback(sysTum_1*Gc_LQI_kalman,1);
figure;
lsim(clLQI_kalman,u2,t);
hold on;
plot(t,y2,'Color', [.7 .7 .7]);
title('1-2) std=1 Q=1 R=1 Qkalman=1000 Rkalman=1000');

%Gürültü Örnek - 2.1
a=0.1;%standart sapma=0.1
b=0;%ortalama=0
noise_giris=a.*randn(size(u))+b;%gürültülü giriş sinyali
noise_cikis=a.*randn(size(y))+b;%gürültülü çıkış sinyali
u2=u+noise_giris;
y2=y+noise_cikis;
%LQI Kontrolcü Tasarım 2-1
Q=1000*eye(3);%Regülasyonun hızlanması için "Q" arttırılmalı.(2 sistem durumu + 1 integralci durumu)
R=1;%Az enerji harcanması için "R" arttırılmalı.  
K=lqi(G,Q,R);%Kazanç matrisinin oluşturulması.
K1=K(1:2);%Sistem durumlarının (Vc1, iL1) kazancı.
K2=K(3);%İntegralci durumunun kazancı. (1/s Integrator)
G1=ss(Am-Bm*K1,-Bm*K2,Cm-Dm*K1,-Dm*K2);%G1 sisteminin oluşturulması.
Gi=1/s;%Integrator bloğununun Gi değişkenine tanımlanması.
GclSORU1LQI=feedback(G1*Gi,1);%GclSORU1LQI kapalı çevrim sisteminin oluşturulması.
%Kalman Filtresi Tasarım 2-1 
Q_kalman=1;%Process gürültüsü (modelleme sıkıntıları)
R_kalman=1000;%Ölçüm gürültüsü (ölçüm sıkıntıları)
Kest1=kalman(sysTum,Q_kalman,R_kalman);
GclSORU1LQI.u='u';%KÇTF giriş.
GclSORU1LQI.y='y';%KÇTF çıkış.
Kest1.u = {'u','y'};%Gözleyici giriş.
Kest1.y = {'ye','x1e','x2e'};%%Gözleyici çıkış.
sysK = ss(-L);
sysK.u = {'x1e','x2e'};
sysK.y='SysKy';
sysSum=sumblk('u=z+sysKy');
Gc_LQI_kalman=connect(GclSORU1LQI,Kest1,sysK,sysSum,'z',{'y','u'});%Gc_LQI_kalman sisteminin oluşturulması.
clLQI_kalman=feedback(sysTum_1*Gc_LQI_kalman,1);
figure;
lsim(clLQI_kalman,u2,t);
hold on;
plot(t,y2,'Color', [.7 .7 .7]);
title('2-1) std=0.1 Q=1000 R=1 Qkalman=1 Rkalman=1000');
%Gürültü Örnek - 2.2
a=0.1;%standart sapma=0.1
b=0;%ortalama=0
noise_giris=a.*randn(size(u))+b;%gürültülü giriş sinyali
noise_cikis=a.*randn(size(y))+b;%gürültülü çıkış sinyali
u2=u+noise_giris;
y2=y+noise_cikis;
%LQI Kontrolcü Tasarım 2-2
Q=1*eye(3);%Regülasyonun hızlanması için "Q" arttırılmalı.(2 sistem durumu + 1 integralci durumu)
R=1000;%Az enerji harcanması için "R" arttırılmalı.  
K=lqi(G,Q,R);%Kazanç matrisinin oluşturulması.
K1=K(1:2);%Sistem durumlarının (Vc1, iL1) kazancı.
K2=K(3);%İntegralci durumunun kazancı. (1/s Integrator)
G1=ss(Am-Bm*K1,-Bm*K2,Cm-Dm*K1,-Dm*K2);%G1 sisteminin oluşturulması.
Gi=1/s;%Integrator bloğununun Gi değişkenine tanımlanması.
GclSORU1LQI=feedback(G1*Gi,1);%GclSORU1LQI kapalı çevrim sisteminin oluşturulması.
%Kalman Filtresi Tasarım 2-2 
Q_kalman=1000;%Process gürültüsü (modelleme sıkıntıları)
R_kalman=1;%Ölçüm gürültüsü (ölçüm sıkıntıları)
Kest1=kalman(sysTum,Q_kalman,R_kalman);
GclSORU1LQI.u='u';%KÇTF giriş.
GclSORU1LQI.y='y';%KÇTF çıkış.
Kest1.u = {'u','y'};%Gözleyici giriş.
Kest1.y = {'ye','x1e','x2e'};%%Gözleyici çıkış.
sysK = ss(-L);
sysK.u = {'x1e','x2e'};
sysK.y='SysKy';
sysSum=sumblk('u=z+sysKy');
Gc_LQI_kalman=connect(GclSORU1LQI,Kest1,sysK,sysSum,'z',{'y','u'});%Gc_LQI_kalman sisteminin oluşturulması.
clLQI_kalman=feedback(sysTum_1*Gc_LQI_kalman,1);
figure;
lsim(clLQI_kalman,u2,t);
hold on;
plot(t,y2,'Color', [.7 .7 .7]);
title('2-2) std=0.1 Q=1 R=1000 Qkalman=1000 Rkalman=1');
